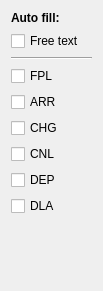
<?xml version="1.0" encoding="UTF-8"?>
<ui version="4.0">
 <class>AutoTypesWidget</class>
 <widget class="QWidget" name="AutoTypesWidget">
  <property name="geometry">
   <rect>
    <x>0</x>
    <y>0</y>
    <width>103</width>
    <height>291</height>
   </rect>
  </property>
  <property name="windowTitle">
   <string>Form</string>
  </property>
  <layout class="QVBoxLayout" name="verticalLayout">
   <item>
    <widget class="QLabel" name="label">
     <property name="font">
      <font>
       <weight>75</weight>
       <bold>true</bold>
      </font>
     </property>
     <property name="text">
      <string>Auto fill:</string>
     </property>
    </widget>
   </item>
   <item>
    <widget class="QCheckBox" name="freeTextCheckBox">
     <property name="text">
      <string>Free text</string>
     </property>
    </widget>
   </item>
   <item>
    <widget class="Line" name="line">
     <property name="orientation">
      <enum>Qt::Horizontal</enum>
     </property>
    </widget>
   </item>
   <item>
    <widget class="QCheckBox" name="fplCheckBox">
     <property name="text">
      <string>FPL</string>
     </property>
    </widget>
   </item>
   <item>
    <widget class="QCheckBox" name="arrCheckBox">
     <property name="text">
      <string>ARR</string>
     </property>
    </widget>
   </item>
   <item>
    <widget class="QCheckBox" name="chgCheckBox">
     <property name="text">
      <string>CHG</string>
     </property>
    </widget>
   </item>
   <item>
    <widget class="QCheckBox" name="cnlCheckBox">
     <property name="text">
      <string>CNL</string>
     </property>
    </widget>
   </item>
   <item>
    <widget class="QCheckBox" name="depCheckBox">
     <property name="text">
      <string>DEP</string>
     </property>
    </widget>
   </item>
   <item>
    <widget class="QCheckBox" name="dlaCheckBox">
     <property name="text">
      <string>DLA</string>
     </property>
    </widget>
   </item>
   <item>
    <spacer name="verticalSpacer">
     <property name="orientation">
      <enum>Qt::Vertical</enum>
     </property>
     <property name="sizeHint" stdset="0">
      <size>
       <width>20</width>
       <height>40</height>
      </size>
     </property>
    </spacer>
   </item>
  </layout>
 </widget>
 <resources/>
 <connections/>
</ui>
